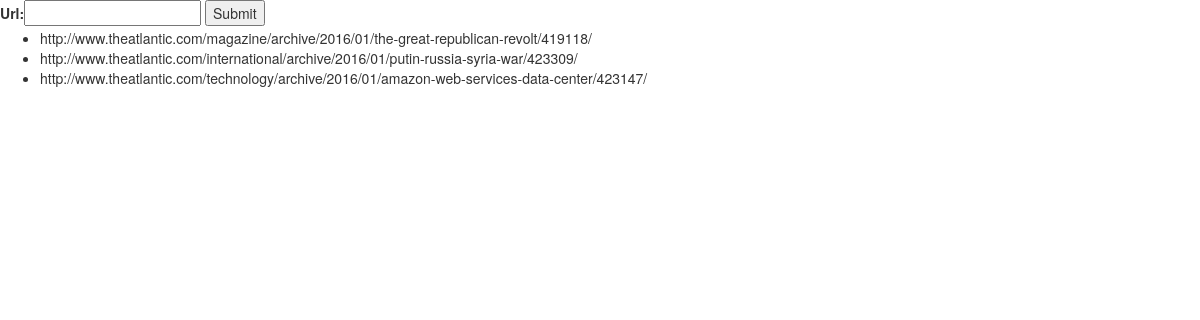
Before: /dashboard/ (signed in) with the older database file.
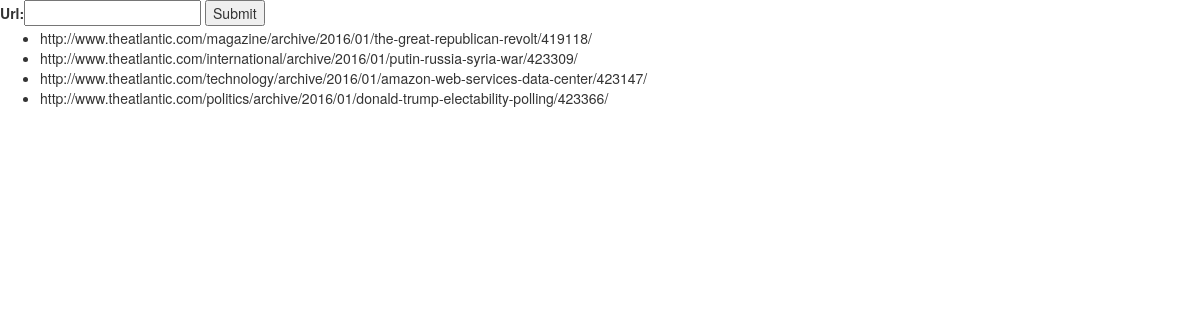
After: the same page with the newer database file.
### core/models.py (models this page shows)
class Article(models.Model):
	url = models.CharField(max_length=100)
	image = models.ImageField(upload_to='images', blank=True)
	site_name = models.CharField(max_length=100)
	description = models.CharField(max_length=1000)
	user = models.ForeignKey(User, on_delete=models.CASCADE)

### core/views.py (the view, shortened to what this page needs)
# urls.py: url(r'^dashboard/', views.DashboardView.as_view()),
class DashboardView(View):
	form_class = ArticleForm
	template_name = 'core/dashboard.html'
	@method_decorator(login_required)
	def dispatch(self, *args, **kwargs):
		return super(DashboardView, self).dispatch(*args, **kwargs)
	def get(self, request, *args, **kwargs):
		articles = Article.objects.filter(user = request.user)
		context = {
		'form': ArticleForm,
		'articles': articles
		}
		return render(request, self.template_name, context)

### core/templates/core/dashboard.html (shortened to what this page needs)
{% extends "core/base.html" %}
{% load staticfiles %}
{% block content %}
<form action="/dashboard/" method="post">
    {{ form }}
    <input type="submit" value="Submit" />
</form>
{% if articles %}
    <ul>
        {% for article in articles %}
        	<li>{{ article.url }}</li>
        {% endfor %}
    </ul>
{% else %}
    <strong>There are no articles present.</strong>
{% endif %}
{% endblock content %}

### core/templates/core/base.html (shortened to what this page needs)
<!DOCTYPE html>
{% load staticfiles %}
<html>
    <head>
        <link rel="stylesheet" type="text/css" href="{% static 'bootstrap-3.3.6-dist/css/bootstrap.min.css' %}" />
    </head>
    <body>
    {% block content %}{% endblock content %}
    </body>
</html>

Changed rows visible on the page:
added Article: url "http://www.theatlantic.com/politics/archive/2016/01/donald-trump-electability-polling/423366/"
